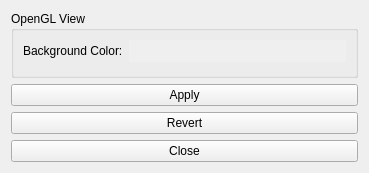
<?xml version="1.0" encoding="UTF-8"?>
<ui version="4.0">
 <class>SettingsDialog</class>
 <widget class="QDialog" name="SettingsDialog">
  <property name="windowModality">
   <enum>Qt::ApplicationModal</enum>
  </property>
  <property name="geometry">
   <rect>
    <x>0</x>
    <y>0</y>
    <width>369</width>
    <height>173</height>
   </rect>
  </property>
  <property name="windowTitle">
   <string>Settings</string>
  </property>
  <property name="modal">
   <bool>true</bool>
  </property>
  <layout class="QVBoxLayout" name="verticalLayout">
   <item>
    <widget class="QGroupBox" name="openglGroupBox">
     <property name="title">
      <string>OpenGL View</string>
     </property>
     <layout class="QFormLayout" name="formLayout">
      <item row="0" column="0">
       <widget class="QLabel" name="backgroundColorLabel">
        <property name="text">
         <string>Background Color:</string>
        </property>
       </widget>
      </item>
      <item row="0" column="1">
       <widget class="QPushButton" name="backgroundColorPushButton">
        <property name="autoFillBackground">
         <bool>true</bool>
        </property>
        <property name="text">
         <string/>
        </property>
        <property name="flat">
         <bool>true</bool>
        </property>
       </widget>
      </item>
     </layout>
    </widget>
   </item>
   <item>
    <widget class="QPushButton" name="pushButton_apply">
     <property name="text">
      <string>Apply</string>
     </property>
    </widget>
   </item>
   <item>
    <widget class="QPushButton" name="pushButton_revert">
     <property name="text">
      <string>Revert</string>
     </property>
    </widget>
   </item>
   <item>
    <widget class="QPushButton" name="pushButton_close">
     <property name="text">
      <string>Close</string>
     </property>
    </widget>
   </item>
  </layout>
 </widget>
 <resources/>
 <connections>
  <connection>
   <sender>pushButton_close</sender>
   <signal>clicked()</signal>
   <receiver>SettingsDialog</receiver>
   <slot>close()</slot>
   <hints>
    <hint type="sourcelabel">
     <x>143</x>
     <y>78</y>
    </hint>
    <hint type="destinationlabel">
     <x>96</x>
     <y>49</y>
    </hint>
   </hints>
  </connection>
  <connection>
   <sender>backgroundColorPushButton</sender>
   <signal>clicked()</signal>
   <receiver>SettingsDialog</receiver>
   <slot>onChangeBackgroundColor()</slot>
   <hints>
    <hint type="sourcelabel">
     <x>143</x>
     <y>20</y>
    </hint>
    <hint type="destinationlabel">
     <x>96</x>
     <y>49</y>
    </hint>
   </hints>
  </connection>
 </connections>
 <slots>
  <slot>onChangeBackgroundColor()</slot>
 </slots>
</ui>
